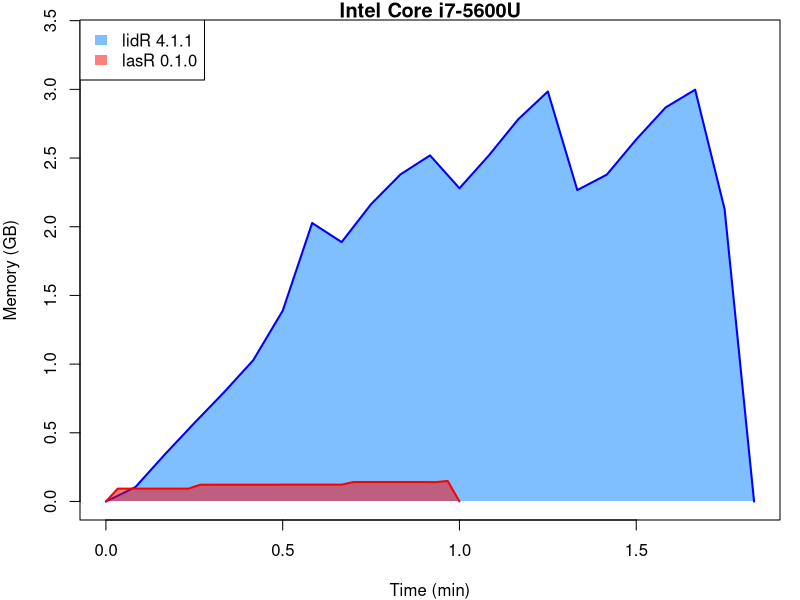
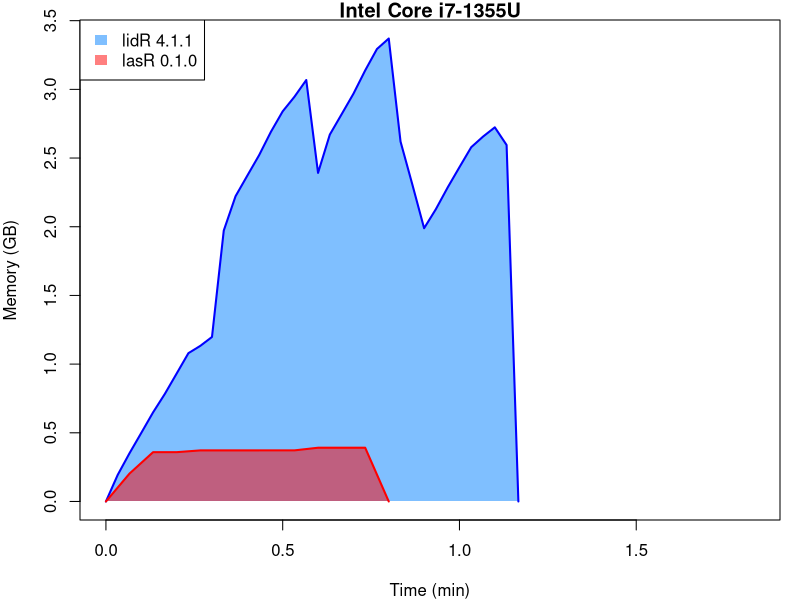
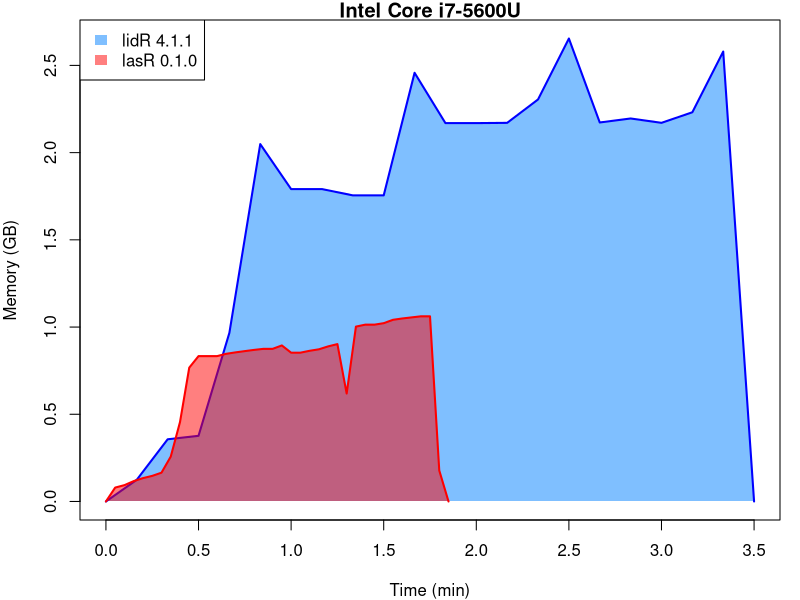
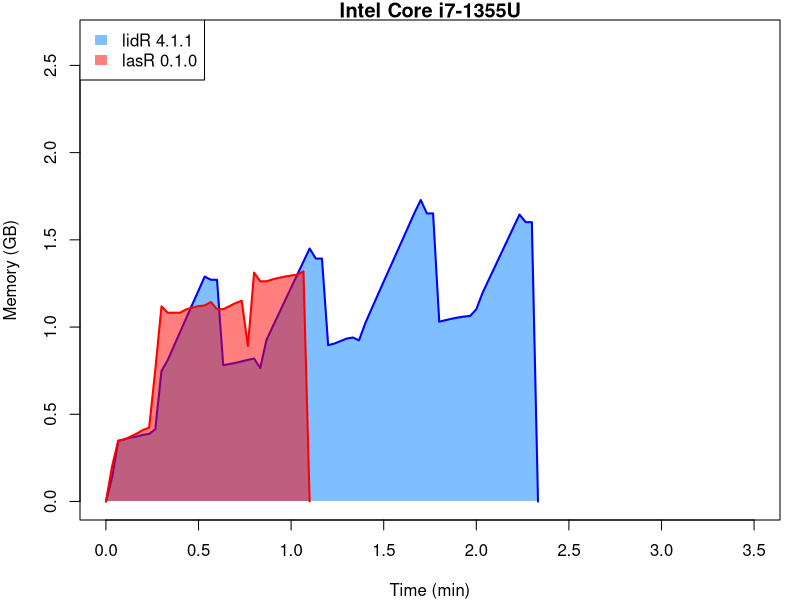
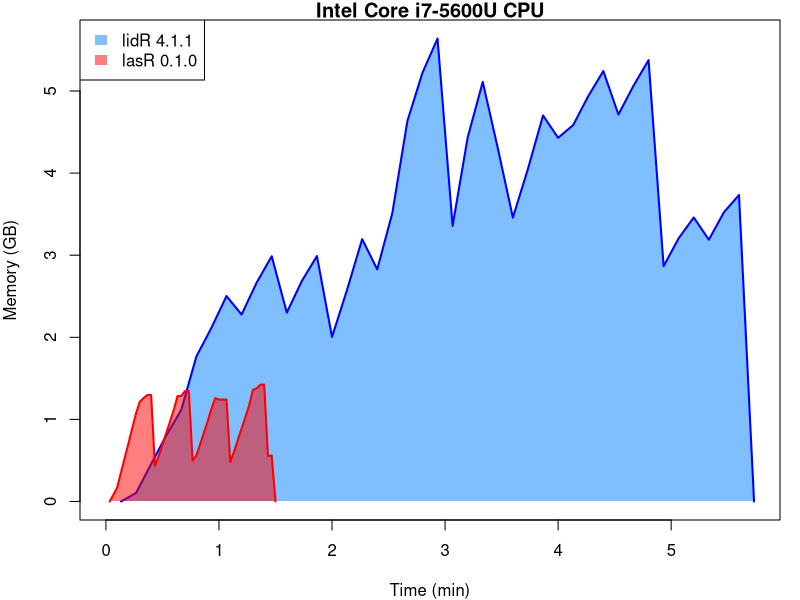
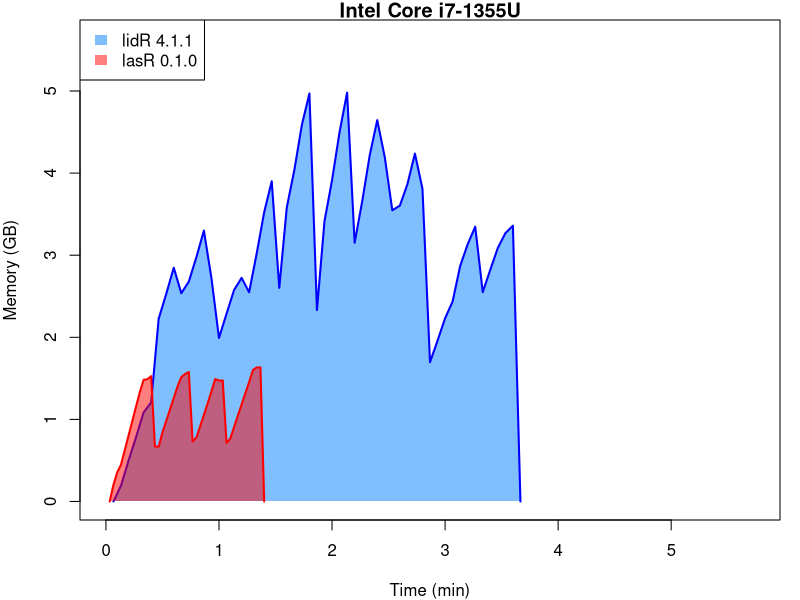
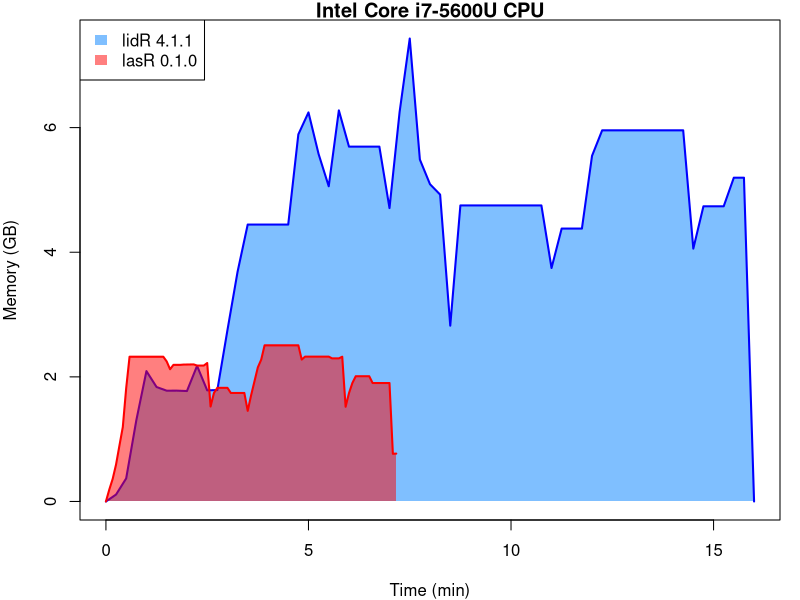

Here is the R script that generated these plots, in order:
## ---- chunk 1
knitr::opts_chunk$set(echo = TRUE, fig.align='center', fig.width=6, fig.height=4)
col1 = rgb(0, 0.5, 1, alpha = 0.5)
col2 = rgb(1, 0, 0, alpha = 0.5)
col3 = rgb(0.5, 0.5, 1, alpha = 0.5)
col4 = rgb(1, 0, 1, alpha = 0.5)
## ---- chunk 2
f = c("/home/jr/Documents/Ulaval/ALS data/BCTS/092L073113_BCTS_2.laz", 
"/home/jr/Documents/Ulaval/ALS data/BCTS/092L073114_BCTS_2.laz", 
"/home/jr/Documents/Ulaval/ALS data/BCTS/092L073131_BCTS_2.laz", 
"/home/jr/Documents/Ulaval/ALS data/BCTS/092L073132_BCTS_2.laz")
## ---- chunk 3
# 1 
m_lasr = c(0, 93.38, 93.38, 93.38, 93.38, 93.38, 93.38, 93.38, 122.01, 122.01, 122.01, 122.01, 122.01, 122.01, 122.01, 122.53, 122.53, 122.53, 122.53, 122.53, 122.53, 141.60, 
141.60, 141.60, 141.60, 141.60, 141.60, 141.60, 140.92, 149.46,0)
t_lasr = (1:length(m_lasr)-1)*2/60

m_lidr = c(0,104.70, 342.79, 571.07, 793.16, 1028.55, 1388.56, 2027.17, 1888.13, 2164.38, 2381.46, 2519.50, 2280.10, 2519.86, 2783.66, 2984.50, 2266.93, 2379.23, 2635.35, 
2868.93, 2997.68, 2127.28, 0)
t_lidr = (1:length(m_lidr)-1)*5/60

m_lidr2 = c(0, 193.67, 351.17, 499.30, 648.55, 783.17, 931.17, 1079.79, 1132.39, 1197.64, 1972.39, 2222.19, 2372.32, 2521.19, 2690.99, 2839.99, 2946.35, 3068.06, 2392.09, 2670.97, 2818.85, 2967.72, 3137.86, 3293.99, 3370.11, 2619.88, 2307.91, 1989.16, 2128.16, 2286.00, 2433.63, 2579.13, 2656.12, 2723.62, 2594.85, 0)
t_lidr2 = (1:length(m_lidr2)-1)*2/60

m_lasr2 = c(0,203.04, 358.92, 358.92, 371.79, 371.79, 371.79, 372.04, 372.04, 391.29, 391.29, 391.29, 0)
t_lasr2 = (1:length(m_lasr2)-1)*4/60

tmax = max(t_lidr, t_lasr, t_lidr2, t_lasr2)
mmax = max(m_lidr, m_lasr, m_lidr2, m_lasr2)/1000

# Thinkpad

x = t_lidr
y = m_lidr/1000

par(mar = c(4,4,1,1))

plot(x, y, type = "n", xlim = c(0, tmax), ylim = c(0, mmax), ylab = "Memory (GB)", xlab = "Time (min)", main = "Intel Core i7-5600U")

polygon(c(x, rev(x)), c(rep(0, length(x)), rev(y)), col = col1, border = NA)
lines(x, y, col = "blue", lwd = 2)

x = t_lasr
y = m_lasr/1000

polygon(c(x, rev(x)), c(rep(0, length(x)), rev(y)), col = col2 , border = NA)
lines(x, y, col = "red", lwd = 2)

legend("topleft", legend = c("lidR 4.1.1", "lasR 0.1.0"), fill = c(col1, col2), border = NA)

# Latitude

x = t_lidr2
y = m_lidr2/1000

plot(x, y, type = "n", xlim = c(0, tmax), ylim = c(0, mmax), ylab = "Memory (GB)", xlab = "Time (min)", main = "Intel Core i7-1355U")

polygon(c(x, rev(x)), c(rep(0, length(x)), rev(y)), col = col1 , border = NA)
lines(x, y, col = "blue", lwd = 2)

x = t_lasr2
y = m_lasr2/1000

polygon(c(x, rev(x)), c(rep(0, length(x)), rev(y)), col = col2 , border = NA)
lines(x, y, col = "red", lwd = 2)


legend("topleft", legend = c("lidR 4.1.1", "lasR 0.1.0"), fill = c(col1, col2), border = NA)
## ---- chunk 4
f = c("/home/jr/Documents/Ulaval/ALS data/BCTS/092L073113_BCTS_2.laz", 
"/home/jr/Documents/Ulaval/ALS data/BCTS/092L073114_BCTS_2.laz", 
"/home/jr/Documents/Ulaval/ALS data/BCTS/092L073131_BCTS_2.laz", 
"/home/jr/Documents/Ulaval/ALS data/BCTS/092L073132_BCTS_2.laz")
## ---- chunk 5
# 2
m_lasr = c(0, 79.67, 93.66, 116.75, 133.85, 146.74, 165.05, 257.17, 455.17, 767.38, 833.30, 833.30, 833.30, 846.70, 854.83, 862.04, 869.00, 874.93, 874.93, 894.53, 853.06, 853.06, 
863.89, 872.39, 889.12, 902.23, 618.84, 1002.46, 1013.65, 1013.65, 1022.16, 1041.49, 1049.07, 1055.26, 1061.45, 1061.45, 177.75, 0)
t_lasr = (1:length(m_lasr)-1)*3/60

m_lidr = c(0,124.56, 356.59, 376.44, 966.76, 2048.83, 1790.97, 1790.97, 1754.86, 1754.86, 2457.66, 2169.17, 2169.17, 2170.71, 2304.78, 2654.14, 2172.81, 2195.75, 2170.75, 2231.33, 2579.38, 0)
t_lidr = (1:length(m_lidr)-1)*10/60

m_lidr2 = c(0, 139.30, 346.42, 356.80, 366.42, 372.17, 381.80, 387.30, 414.42, 748.34, 809.84, 890.09, 970.47, 1050.59, 1130.22, 1209.59, 1289.47, 1271.14, 1271.14, 781.42, 787.67, 794.42, 803.29, 811.79, 819.67, 765.35, 925.04, 1001.29, 1076.16, 1151.04, 1225.79, 1300.66, 1375.54, 1450.16, 1392.50, 1392.50, 896.18, 905.18, 919.43, 934.05, 940.18, 923.84, 1020.86, 1101.36, 1181.48, 1260.86, 1339.61, 1418.61, 1497.61, 1576.73, 1656.36, 1728.61, 1651.25, 1651.25, 1030.53, 1039.41, 1047.53, 1054.41, 1060.03, 1063.78, 1101.87, 1195.12, 1270.50, 1345.12, 1420.37, 1495.37, 1570.50, 1645.12, 1601.39, 1601.39, 0)
t_lidr2 = (1:length(m_lidr2)-1)*2/60

m_lasr2 = c(0,202.92, 349.05, 355.55, 372.67, 389.55, 410.09, 422.72, 755.83, 1118.58, 1082.29, 1082.29, 1082.41, 1101.29, 1111.29, 1120.04, 1123.91, 1143.54, 1102.06, 1102.06, 1119.81, 1137.43, 1150.81, 891.28, 1312.16, 1262.08, 1262.08, 1273.33, 1282.21, 1289.33, 1295.33, 1300.96, 1318.83, 0)
t_lasr2 = (1:length(m_lasr2)-1)*2/60

tmax = max(t_lidr, t_lasr, t_lidr2, t_lasr2)
mmax = max(m_lidr, m_lasr, m_lidr2, m_lasr2)/1000

# Thinkpad

x = t_lidr
y = m_lidr/1000

par(mar = c(4,4,1,1))

plot(x, y, type = "n", xlim = c(0, tmax), ylim = c(0, mmax), ylab = "Memory (GB)", xlab = "Time (min)", main = "Intel Core i7-5600U")

polygon(c(x, rev(x)), c(rep(0, length(x)), rev(y)), col = col1, border = NA)
lines(x, y, col = "blue", lwd = 2)

x = t_lasr
y = m_lasr/1000

polygon(c(x, rev(x)), c(rep(0, length(x)), rev(y)), col = col2 , border = NA)
lines(x, y, col = "red", lwd = 2)

legend("topleft", legend = c("lidR 4.1.1", "lasR 0.1.0"), fill = c(col1, col2), border = NA)

# Latitude

x = t_lidr2
y = m_lidr2/1000

plot(x, y, type = "n", xlim = c(0, tmax), ylim = c(0, mmax), ylab = "Memory (GB)", xlab = "Time (min)", main = "Intel Core i7-1355U")

polygon(c(x, rev(x)), c(rep(0, length(x)), rev(y)), col = col1 , border = NA)
lines(x, y, col = "blue", lwd = 2)

x = t_lasr2
y = m_lasr2/1000

polygon(c(x, rev(x)), c(rep(0, length(x)), rev(y)), col = col2 , border = NA)
lines(x, y, col = "red", lwd = 2)


legend("topleft", legend = c("lidR 4.1.1", "lasR 0.1.0"), fill = c(col1, col2), border = NA)
## ---- chunk 6
# 3
m_lasr = c(0, 82.03, 170.51, 354.01, 531.90, 711.60, 895.17, 1074.86, 1214.60, 1259.20, 1297.35, 1297.35, 435.67,550.40, 692.43, 831.39, 971.39, 1113.44, 1282.57, 1285.92, 1345.21, 
1345.21, 498.85, 559.43, 697.85, 837.33, 977.29, 1127.08, 1258.82, 1240.92, 1240.92, 1240.92, 480.92, 606.07, 749.79, 887.94, 1026.13, 1169.48, 1358.71, 1378.30, 1423.42, 1423.42, 
554.91, 560.07, 0)
t_lasr = 1:length(m_lasr)*2/60

m_lidr = c(0, 104.86, 456.99, 802.07, 1116.71, 1765.46, 2116.21, 2502.28, 2276.53, 2666.14, 2986.86, 2300.90, 2686.19, 2989.73, 2004.21, 2579.39, 3195.28, 2827.48, 3512.35, 4633.82, 
5221.53, 5639.37, 3357.23, 4434.14, 5110.58, 4302.41, 3457.53, 4052.46, 4702.15, 4430.27, 4585.12, 4937.42, 5243.30,4713.65, 5063.31, 5376.67, 2866.46, 3207.25, 3459.13, 3188.25, 
3523.44, 3733.16, 0)
t_lidr = 1:length(m_lidr)*8/60

m_lidr2 = c(0, 193.23, 497.98, 784.95, 1085.33, 1205.75, 2226.83, 2527.83, 2847.46, 2536.90, 2678.37, 2974.99, 3299.73, 2721.75, 1991.53, 2285.40, 2575.28, 2724.10, 2548.08, 3019.45, 3524.15, 3900.47, 2601.94, 3582.43, 4037.68, 4587.39, 4970.17, 2331.14, 3414.44, 3911.82, 4499.68, 4979.93, 3151.38, 3652.82, 4215.47, 4644.97, 4193.78, 3546.69, 3603.89, 3863.48, 4237.23, 3809.42, 1696.35, 1958.85, 2231.42, 2436.03, 2867.71, 3133.63, 3347.25, 2549.77, 2823.65, 3088.82, 3268.23, 3359.37, 0)
t_lidr2 = 1:length(m_lidr2)*4/60

m_lasr2 = c(0, 203.05, 355.17, 448.05, 625.42, 802.55, 979.14, 1157.14, 1332.77, 1482.14, 1488.77, 1527.14, 668.36, 668.48, 842.36, 981.61, 1120.61, 1260.98, 1400.61, 1515.23, 1551.98, 1577.36, 730.80, 778.80, 915.80, 1055.17, 1195.42, 1341.80, 1490.67, 1472.86, 1472.86, 712.91, 765.78, 904.41, 1044.28, 1180.66, 1318.28, 1453.91, 1598.78, 1633.03, 1633.03, 0)
t_lasr2 = 1:length(m_lasr2)*2/60

tmax = max(t_lidr, t_lasr, t_lidr2, t_lasr2)
mmax = max(m_lidr, m_lasr, m_lidr2, m_lasr2)/1000

x = t_lidr
y = m_lidr/1000

par(mar = c(4,4,1,1))

plot(x, y, type = "n", xlim = c(0, tmax), ylim = c(0, mmax), ylab = "Memory (GB)", xlab = "Time (min)", main = "Intel Core i7-5600U CPU")

polygon(c(x, rev(x)), c(rep(0, length(x)), rev(y)), col = col1, border = NA)
lines(x, y, col = "blue", lwd = 2)

x = t_lasr
y = m_lasr/1000

polygon(c(x, rev(x)), c(rep(0, length(x)), rev(y)), col = col2 , border = NA)
lines(x, y, col = "red", lwd = 2)

legend("topleft", legend = c("lidR 4.1.1", "lasR 0.1.0"), fill = c(col1, col2), border = NA)

# Latitude

x = t_lidr2
y = m_lidr2/1000

plot(x, y, type = "n",  xlim = c(0, tmax), ylim = c(0, mmax), ylab = "Memory (GB)", xlab = "Time (min)", main = "Intel Core i7-1355U")

polygon(c(x, rev(x)), c(rep(0, length(x)), rev(y)), col = col1, border = NA)
lines(x, y, col = "blue", lwd = 2)

x = t_lasr2
y = m_lasr2/1000

polygon(c(x, rev(x)), c(rep(0, length(x)), rev(y)), col = col2 , border = NA)
lines(x, y, col = "red", lwd = 2)

legend("topleft", legend = c("lidR 4.1.1", "lasR 0.1.0"), fill = c(col1, col2), border = NA)
## ---- chunk 7
m_lasr = c(0,191.41, 362.51, 593.35, 896.25, 1194.72, 1818.00, 2323.06, 2323.06, 2323.06, 2323.06, 2323.06, 2323.06, 2323.06, 2323.06, 2323.06, 2323.06, 2323.06, 2247.46, 2122.34,
2192.39, 2192.39, 2192.39, 2197.03, 2197.80, 2198.83, 2199.87,2181.38, 2181.38, 2181.38, 2221.91, 1523.74, 1741.71, 1823.69, 1823.69, 1823.69, 1823.69, 1741.83, 1741.83, 1741.83,
1741.83, 1741.83, 1454.66, 1703.53, 1928.16, 2152.36, 2276.37,2506.08, 2506.08, 2506.08, 2506.08, 2506.08, 2506.08, 2506.08,2506.08, 2506.08, 2506.08, 2506.08, 2277.12, 2324.82,
2324.82, 2324.82, 2324.82, 2324.82, 2324.82, 2324.82, 2324.82, 2296.59, 2296.59, 2296.59, 2323.40, 1519.98, 1738.68, 1900.92, 2009.98, 2009.98, 2009.98, 2009.98, 2009.98, 1901.16,
1901.16, 1901.16, 1901.16, 1901.16, 1901.16, 765.81, 768.27)

m_lidr = c(0,111.37, 370.23, 1302.22, 2092.03, 1836.73, 1777.86, 1778.63, 1772.64, 2176.11, 1783.72, 1788.08, 2751.04, 3687.52, 4444.45, 4444.45, 4444.45, 4444.45, 4444.45, 5891.63, 
6243.98, 5576.12, 5058.68, 6276.28, 5694.89, 5694.89, 5694.89, 5694.89, 4708.56, 6252.17, 7429.84, 5487.51, 5091.87, 4924.78, 2821.48, 4750.88, 4750.88, 4750.88, 4750.88, 4750.88, 
4750.88, 4750.88, 4750.88, 4750.88, 3746.96, 4379.66, 4379.66, 4379.66, 5547.57, 5956.35, 5956.35, 5956.35, 5956.35, 5956.35, 5956.35, 5956.35,5956.35, 5956.35, 4058.14, 4737.40, 
4737.40, 4737.40, 5196.26, 5196.26,0)

t_lasr = (1:length(m_lasr)-1)*5/60
t_lidr = (1:length(m_lidr)-1)*15/60

col1 = rgb(0, 0.5, 1, alpha = 0.5)
col2 = rgb(1, 0, 0, alpha = 0.5)

x = t_lidr
y = m_lidr/1000

par(mar = c(4,4,1,1))

plot(x, y, type = "n", ylim = c(0, max(y)), ylab = "Memory (GB)", xlab = "Time (min)", main = "Intel Core i7-5600U CPU")

polygon(c(x, rev(x)), c(rep(0, length(x)), rev(y)), col = col1, border = NA)
lines(x, y, col = "blue", lwd = 2)

x = t_lasr
y = m_lasr/1000

polygon(c(x, rev(x)), c(rep(0, length(x)), rev(y)), col = col2 , border = NA)
lines(x, y, col = "red", lwd = 2)

legend("topleft", legend = c("lidR 4.1.1", "lasR 0.1.0"), fill = c(col1, col2), border = NA)
